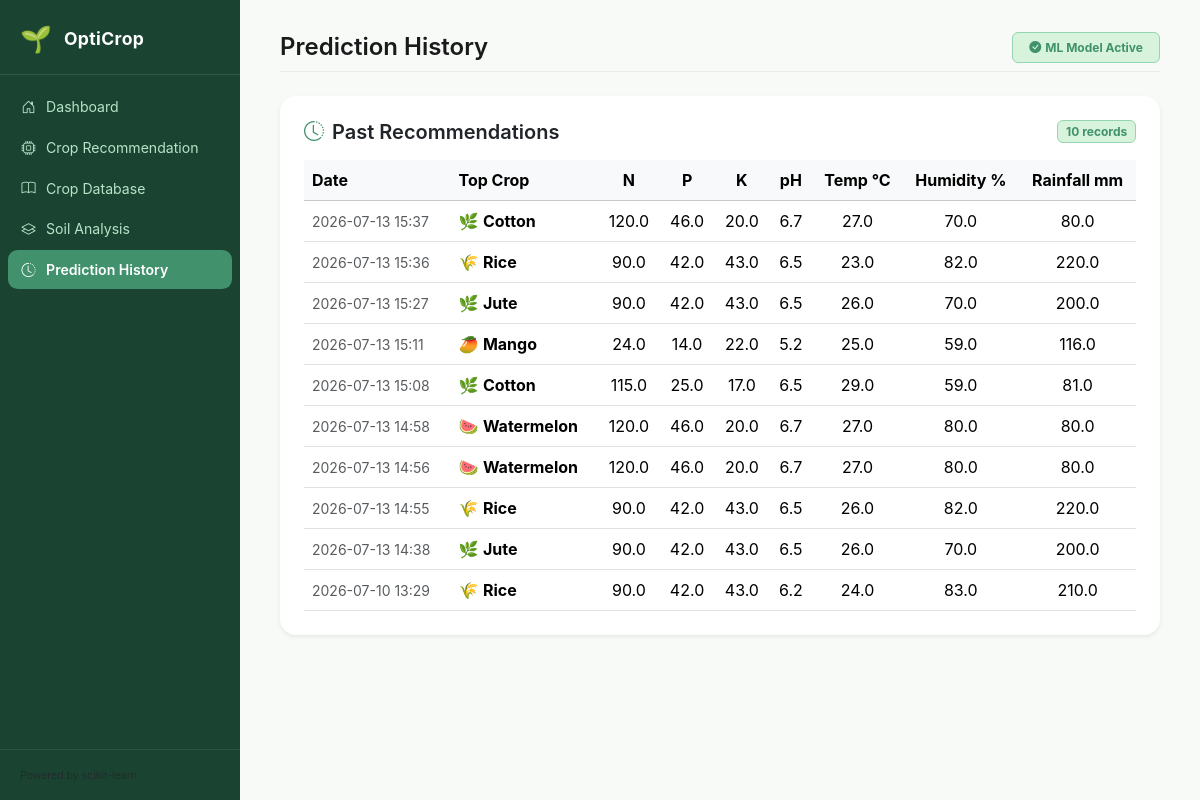
The app's page /history with its own data.
### tables this page shows
CREATE TABLE predictions (
            id          INTEGER PRIMARY KEY AUTOINCREMENT,
            N           REAL, P REAL, K REAL,
            temperature REAL, humidity REAL, ph REAL, rainfall REAL,
            top_crop    TEXT,
            all_probs   TEXT,
            created_at  TEXT DEFAULT (datetime('now'))
        );

### app.py (the view)
@app.route("/history")
def history():
    conn = get_db()
    preds = conn.execute(
        "SELECT * FROM predictions ORDER BY created_at DESC LIMIT 50"
    ).fetchall()
    conn.close()
    return render_template("history.html", predictions=preds)

### app.py (called while the page is built)
def get_db():
    conn = sqlite3.connect(DB_PATH)
    conn.row_factory = sqlite3.Row
    return conn

### templates/history.html (shortened to what this page needs)
{% extends "base.html" %}
{% block page_title %}Prediction History{% endblock %}
{% block content %}
<div class="card border-0 shadow-sm rounded-4">
  <div class="card-header border-0 bg-transparent pt-4 pb-0 px-4 d-flex justify-content-between align-items-center">
    <h5 class="fw-semibold mb-0"><i class="bi bi-clock-history me-2 text-success"></i>Past Recommendations</h5>
    <span class="badge bg-success-subtle text-success border border-success-subtle">{{ predictions|length }} records</span>
  </div>
  <div class="card-body px-4 pb-4">
    {% if predictions %}
    <div class="table-responsive">
      <table class="table table-hover align-middle mb-0">
        <thead class="table-light">
          <tr>
            <th>Date</th>
            <th>Top Crop</th>
            <th class="text-center">N</th>
            <th class="text-center">P</th>
            <th class="text-center">K</th>
            <th class="text-center">pH</th>
            <th class="text-center">Temp °C</th>
            <th class="text-center">Humidity %</th>
            <th class="text-center">Rainfall mm</th>
          </tr>
        </thead>
        <tbody>
          {% for p in predictions %}
          <tr>
            <td><small class="text-muted">{{ p.created_at[:16] if p.created_at else '—' }}</small></td>
            <td>
              {% set info = {"rice":"🌾","maize":"🌽","chickpea":"🫘","kidneybeans":"🫘","pigeonpeas":"🫘","mothbeans":"🫘","mungbean":"🫘","blackgram":"🫘","lentil":"🫘","pomegranate":"🍎","banana":"🍌","mango":"🥭","grapes":"🍇","watermelon":"🍉","muskmelon":"🍈","apple":"🍎","orange":"🍊","papaya":"🍈","coconut":"🥥","cotton":"🌿","jute":"🌿","coffee":"☕"} %}
              {{ info.get(p.top_crop, "🌱") }} <strong>{{ p.top_crop.title() }}</strong>
            </td>
            <td class="text-center">{{ "%.1f"|format(p.N) if p.N else '—' }}</td>
            <td class="text-center">{{ "%.1f"|format(p.P) if p.P else '—' }}</td>
            <td class="text-center">{{ "%.1f"|format(p.K) if p.K else '—' }}</td>
            <td class="text-center">{{ "%.1f"|format(p.ph) if p.ph else '—' }}</td>
            <td class="text-center">{{ "%.1f"|format(p.temperature) if p.temperature else '—' }}</td>
            <td class="text-center">{{ "%.1f"|format(p.humidity) if p.humidity else '—' }}</td>
            <td class="text-center">{{ "%.1f"|format(p.rainfall) if p.rainfall else '—' }}</td>
          </tr>
          {% endfor %}
        </tbody>
      </table>
    </div>
    {% else %}
    <div class="text-center py-5 text-muted">
      <div style="font-size:3rem">🕐</div>
      <p class="mt-2">No predictions yet.</p>
      <a href="{{ url_for('index') }}" class="btn btn-outline-success">Make your first recommendation</a>
    </div>
    {% endif %}
  </div>
</div>
{% endblock %}

### templates/base.html (shortened to what this page needs)
<!DOCTYPE html>
<html lang="en">
<head>
  <link href="https://cdn.jsdelivr.net/npm/bootstrap@5.3.3/dist/css/bootstrap.min.css" rel="stylesheet"/>
  <link href="https://cdn.jsdelivr.net/npm/bootstrap-icons@1.11.3/font/bootstrap-icons.css" rel="stylesheet"/>
  <link rel="stylesheet" href="{{ url_for('static', filename='style.css') }}"/>
</head>
<body>
<div class="sidebar d-flex flex-column">
  <a href="{{ url_for('index') }}" class="sidebar-brand">
    <span class="brand-icon">🌱</span>
    <span class="brand-name">OptiCrop</span>
  </a>
  <nav class="sidebar-nav flex-grow-1">
    <a href="{{ url_for('index') }}"       class="nav-link {% if request.endpoint=='index' %}active{% endif %}">
      <i class="bi bi-house-door"></i> Dashboard
    </a>
    <a href="{{ url_for('index') }}#predict-form" class="nav-link {% if request.endpoint in ('index','predict') %}{% endif %}">
      <i class="bi bi-cpu"></i> Crop Recommendation
    </a>
    <a href="{{ url_for('crop_info') }}"   class="nav-link {% if request.endpoint in ('crop_info','crop_detail') %}active{% endif %}">
      <i class="bi bi-book"></i> Crop Database
    </a>
    <a href="{{ url_for('soil') }}"        class="nav-link {% if request.endpoint=='soil' %}active{% endif %}">
      <i class="bi bi-layers"></i> Soil Analysis
    </a>
    <a href="{{ url_for('history') }}"     class="nav-link {% if request.endpoint=='history' %}active{% endif %}">
      <i class="bi bi-clock-history"></i> Prediction History
    </a>
  </nav>
  <div class="sidebar-footer">
    <small class="text-muted">Powered by scikit-learn</small>
  </div>
</div>
<div class="main-content">
  <div class="topbar d-flex align-items-center justify-content-between mb-4">
    <h4 class="mb-0 fw-semibold">{% block page_title %}OptiCrop{% endblock %}</h4>
    <span class="badge bg-success-subtle text-success border border-success-subtle px-3 py-2">
      <i class="bi bi-check-circle-fill me-1"></i>ML Model Active
    </span>
  </div>
  {% block content %}{% endblock %}
</div>
</body>
</html>

### static/style.css (style rules this page uses)
:root { --sidebar-w: 240px; --green-dark: #1b4332; --green-mid: #2d6a4f; --green: #40916c; --green-light:#74c69d; --bg: #f8faf8; }
body { margin: 0; font-family: 'Inter', system-ui, -apple-system, sans-serif; background: var(--bg); color: #1a1a1a; }
.sidebar { position: fixed; top: 0; left: 0; bottom: 0; width: var(--sidebar-w); background: var(--green-dark); color: #d8f3dc; z-index: 100; padding: 0; overflow-y: auto; }
.main-content { margin-left: var(--sidebar-w); min-height: 100vh; padding: 2rem 2.5rem; background: var(--bg); }
.sidebar-brand { display: flex; align-items: center; gap: .75rem; padding: 1.25rem 1.25rem 1rem; text-decoration: none; border-bottom: 1px solid rgba(255,255,255,.1); color: #fff; }
.brand-icon { font-size: 1.6rem; }
.brand-name { font-size: 1.1rem; font-weight: 700; letter-spacing: .02em; }
.sidebar-nav { padding: .75rem .5rem; }
.sidebar-nav .nav-link { display: flex; align-items: center; gap: .65rem; padding: .55rem .85rem; border-radius: .6rem; color: #b7e4c7; text-decoration: none; font-size: .88rem; transition: background .15s, color .15s; margin-bottom: 2px; }
.sidebar-nav .nav-link.active { background: var(--green); color: #fff; font-weight: 600; }
.sidebar-footer { padding: 1rem 1.25rem; font-size: .75rem; border-top: 1px solid rgba(255,255,255,.08); }
.topbar { padding-bottom: .5rem; border-bottom: 1px solid #e9ecef; margin-bottom: 1.5rem !important; }
.card { transition: box-shadow .2s; }
.bg-success-subtle { background-color: #d8f3dc !important; }
.text-success { color: var(--green) !important; }
.border-success-subtle { border-color: #95d5b2 !important; }

### records on screen
predictions: created_at "2026-07-13 15:37", get "🌿", top_crop "Cotton", N "120.0", P "46.0", K "20.0", ph "6.7", temperature "27.0", humidity "70.0", rainfall "80.0"
predictions: created_at "2026-07-13 15:36", get "🌾", top_crop "Rice", N "90.0", P "42.0", K "43.0", ph "6.5", temperature "23.0", humidity "82.0", rainfall "220.0"
predictions: created_at "2026-07-13 15:27", get "🌿", top_crop "Jute", N "90.0", P "42.0", K "43.0", ph "6.5", temperature "26.0", humidity "70.0", rainfall "200.0"
predictions: created_at "2026-07-13 15:11", get "🥭", top_crop "Mango", N "24.0", P "14.0", K "22.0", ph "5.2", temperature "25.0", humidity "59.0", rainfall "116.0"
predictions: created_at "2026-07-13 15:08", get "🌿", top_crop "Cotton", N "115.0", P "25.0", K "17.0", ph "6.5", temperature "29.0", humidity "59.0", rainfall "81.0"
predictions: created_at "2026-07-13 14:58", get "🍉", top_crop "Watermelon", N "120.0", P "46.0", K "20.0", ph "6.7", temperature "27.0", humidity "80.0", rainfall "80.0"
predictions: created_at "2026-07-13 14:56", get "🍉", top_crop "Watermelon", N "120.0", P "46.0", K "20.0", ph "6.7", temperature "27.0", humidity "80.0", rainfall "80.0"
predictions: created_at "2026-07-13 14:55", get "🌾", top_crop "Rice", N "90.0", P "42.0", K "43.0", ph "6.5", temperature "26.0", humidity "82.0", rainfall "220.0"
predictions: created_at "2026-07-13 14:38", get "🌿", top_crop "Jute", N "90.0", P "42.0", K "43.0", ph "6.5", temperature "26.0", humidity "70.0", rainfall "200.0"
predictions: created_at "2026-07-10 13:29", get "🌾", top_crop "Rice", N "90.0", P "42.0", K "43.0", ph "6.2", temperature "24.0", humidity "83.0", rainfall "210.0"

### other values on screen
{{ predictions|length }} "10"
